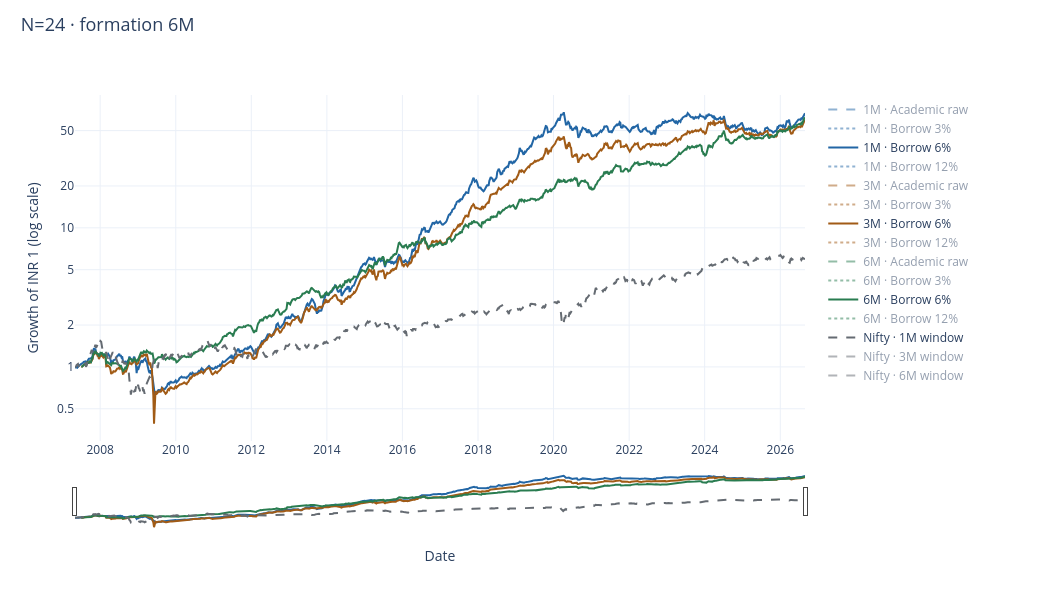

Notebook cell for this chart:
### Markdown cell above
### N=24

### Code cell
research.equity(24)

### Figure 1 — Plotly figure (JSON) as saved in the notebook; plotly's stock layout.template omitted (floating-point values rounded to 4 significant figures; data arrays with more than 128 entries replaced by an {"elided": "..."} marker saying what was removed)
{"data": [{"line": {"color": "#2266a5", "dash": "dash", "width": 2}, "name": "1M · Academic raw", "type": "scatter", "visible": "legendonly", "x": {"elided": "1010 str values"}, "y": {"elided": "1010 float values"}}, {"line": {"color": "#2266a5", "dash": "dot", "width": 2}, "name": "1M · Borrow 3%", "type": "scatter", "visible": "legendonly", "x": {"elided": "1010 str values"}, "y": {"elided": "1010 float values"}}, {"line": {"color": "#2266a5", "dash": "solid", "width": 2}, "name": "1M · Borrow 6%", "type": "scatter", "visible": true, "x": {"elided": "1010 str values"}, "y": {"elided": "1010 float values"}}, {"line": {"color": "#2266a5", "dash": "dot", "width": 2}, "name": "1M · Borrow 12%", "type": "scatter", "visible": "legendonly", "x": {"elided": "1010 str values"}, "y": {"elided": "1010 float values"}}, {"line": {"color": "#a15b16", "dash": "dash", "width": 2}, "name": "3M · Academic raw", "type": "scatter", "visible": "legendonly", "x": {"elided": "1001 str values"}, "y": {"elided": "1001 float values"}}, {"line": {"color": "#a15b16", "dash": "dot", "width": 2}, "name": "3M · Borrow 3%", "type": "scatter", "visible": "legendonly", "x": {"elided": "1001 str values"}, "y": {"elided": "1001 float values"}}, {"line": {"color": "#a15b16", "dash": "solid", "width": 2}, "name": "3M · Borrow 6%", "type": "scatter", "visible": true, "x": {"elided": "1001 str values"}, "y": {"elided": "1001 float values"}}, {"line": {"color": "#a15b16", "dash": "dot", "width": 2}, "name": "3M · Borrow 12%", "type": "scatter", "visible": "legendonly", "x": {"elided": "1001 str values"}, "y": {"elided": "1001 float values"}}, {"line": {"color": "#297c50", "dash": "dash", "width": 2}, "name": "6M · Academic raw", "type": "scatter", "visible": "legendonly", "x": {"elided": "1001 str values"}, "y": {"elided": "1001 float values"}}, {"line": {"color": "#297c50", "dash": "dot", "width": 2}, "name": "6M · Borrow 3%", "type": "scatter", "visible": "legendonly", "x": {"elided": "1001 str values"}, "y": {"elided": "1001 float values"}}, {"line": {"color": "#297c50", "dash": "solid", "width": 2}, "name": "6M · Borrow 6%", "type": "scatter", "visible": true, "x": {"elided": "1001 str values"}, "y": {"elided": "1001 float values"}}, {"line": {"color": "#297c50", "dash": "dot", "width": 2}, "name": "6M · Borrow 12%", "type": "scatter", "visible": "legendonly", "x": {"elided": "1001 str values"}, "y": {"elided": "1001 float values"}}, {"line": {"color": "#656b72", "dash": "dash"}, "name": "Nifty · 1M window", "type": "scatter", "visible": true, "x": {"elided": "1010 str values"}, "y": {"elided": "1010 float values"}}, {"line": {"color": "#656b72", "dash": "dash"}, "name": "Nifty · 3M window", "type": "scatter", "visible": "legendonly", "x": {"elided": "1001 str values"}, "y": {"elided": "1001 float values"}}, {"line": {"color": "#656b72", "dash": "dash"}, "name": "Nifty · 6M window", "type": "scatter", "visible": "legendonly", "x": {"elided": "1001 str values"}, "y": {"elided": "1001 float values"}}], "layout": {"height": 610, "hovermode": "x unified", "legend": {"font": {"size": 12}, "itemclick": "toggle", "itemdoubleclick": "toggleothers", "x": 1.025, "y": 1}, "margin": {"b": 80, "l": 75, "r": 235, "t": 95}, "title": {"font": {"size": 18}, "text": "N=24 · formation 6M", "x": 0.02, "y": 0.97}, "width": 1040, "xaxis": {"rangeslider": {"thickness": 0.13, "visible": true}, "title": {"text": "Date"}}, "yaxis": {"tickmode": "array", "ticktext": ["0.001", "0.002", "0.005", "0.01", "0.02", "0.05", "0.1", "0.2", "0.5", "1", "2", "5", "10", "20", "50", "100", "200", "500", "1000", "2000", "5000", "10000", "20000", "50000", "100000", "200000", "500000", "1e+06", "2e+06", "5e+06", "1e+07", "2e+07", "5e+07", "1e+08", "2e+08", "5e+08"], "tickvals": [0.001, 0.002, 0.005, 0.01, 0.02, 0.05, 0.1, 0.2, 0.5, 1.0, 2.0, 5.0, 10.0, 20.0, 50.0, 100.0, 200.0, 500.0, 1000.0, 2000.0, 5000.0, 10000.0, 20000.0, 50000.0, 100000.0, 200000.0, 500000.0, 1000000.0, 2000000.0, 5000000.0, 10000000.0, 20000000.0, 50000000.0, 100000000.0, 200000000.0, 500000000.0], "title": {"text": "Growth of INR 1 (log scale)"}, "type": "log"}}}
